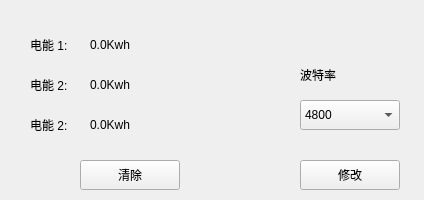
<?xml version="1.0" encoding="UTF-8"?>
<ui version="4.0">
 <class>SI_EleSetWid</class>
 <widget class="QWidget" name="SI_EleSetWid">
  <property name="geometry">
   <rect>
    <x>0</x>
    <y>0</y>
    <width>424</width>
    <height>200</height>
   </rect>
  </property>
  <property name="windowTitle">
   <string>Form</string>
  </property>
  <widget class="QLabel" name="label">
   <property name="geometry">
    <rect>
     <x>30</x>
     <y>30</y>
     <width>54</width>
     <height>30</height>
    </rect>
   </property>
   <property name="text">
    <string>电能 1:</string>
   </property>
  </widget>
  <widget class="QLabel" name="eleLabel_1">
   <property name="geometry">
    <rect>
     <x>90</x>
     <y>30</y>
     <width>100</width>
     <height>30</height>
    </rect>
   </property>
   <property name="text">
    <string>0.0Kwh</string>
   </property>
  </widget>
  <widget class="QPushButton" name="cleverBtn">
   <property name="geometry">
    <rect>
     <x>80</x>
     <y>160</y>
     <width>100</width>
     <height>30</height>
    </rect>
   </property>
   <property name="text">
    <string>清除</string>
   </property>
  </widget>
  <widget class="QLabel" name="eleLabel_2">
   <property name="geometry">
    <rect>
     <x>90</x>
     <y>70</y>
     <width>100</width>
     <height>30</height>
    </rect>
   </property>
   <property name="text">
    <string>0.0Kwh</string>
   </property>
  </widget>
  <widget class="QLabel" name="label_2">
   <property name="geometry">
    <rect>
     <x>30</x>
     <y>70</y>
     <width>54</width>
     <height>30</height>
    </rect>
   </property>
   <property name="text">
    <string>电能 2:</string>
   </property>
  </widget>
  <widget class="QLabel" name="eleLabel_3">
   <property name="geometry">
    <rect>
     <x>90</x>
     <y>110</y>
     <width>100</width>
     <height>30</height>
    </rect>
   </property>
   <property name="text">
    <string>0.0Kwh</string>
   </property>
  </widget>
  <widget class="QLabel" name="label_3">
   <property name="geometry">
    <rect>
     <x>30</x>
     <y>110</y>
     <width>54</width>
     <height>30</height>
    </rect>
   </property>
   <property name="text">
    <string>电能 2:</string>
   </property>
  </widget>
  <widget class="QComboBox" name="comboBox">
   <property name="geometry">
    <rect>
     <x>300</x>
     <y>100</y>
     <width>100</width>
     <height>30</height>
    </rect>
   </property>
   <property name="currentText">
    <string>9600</string>
   </property>
   <item>
    <property name="text">
     <string>4800</string>
    </property>
   </item>
   <item>
    <property name="text">
     <string>9600</string>
    </property>
   </item>
   <item>
    <property name="text">
     <string>19200</string>
    </property>
   </item>
   <item>
    <property name="text">
     <string>38400</string>
    </property>
   </item>
  </widget>
  <widget class="QPushButton" name="editBtn">
   <property name="geometry">
    <rect>
     <x>300</x>
     <y>160</y>
     <width>100</width>
     <height>30</height>
    </rect>
   </property>
   <property name="text">
    <string>修改</string>
   </property>
  </widget>
  <widget class="QLabel" name="label_4">
   <property name="geometry">
    <rect>
     <x>300</x>
     <y>60</y>
     <width>100</width>
     <height>30</height>
    </rect>
   </property>
   <property name="text">
    <string>波特率</string>
   </property>
  </widget>
 </widget>
 <resources/>
 <connections/>
</ui>
